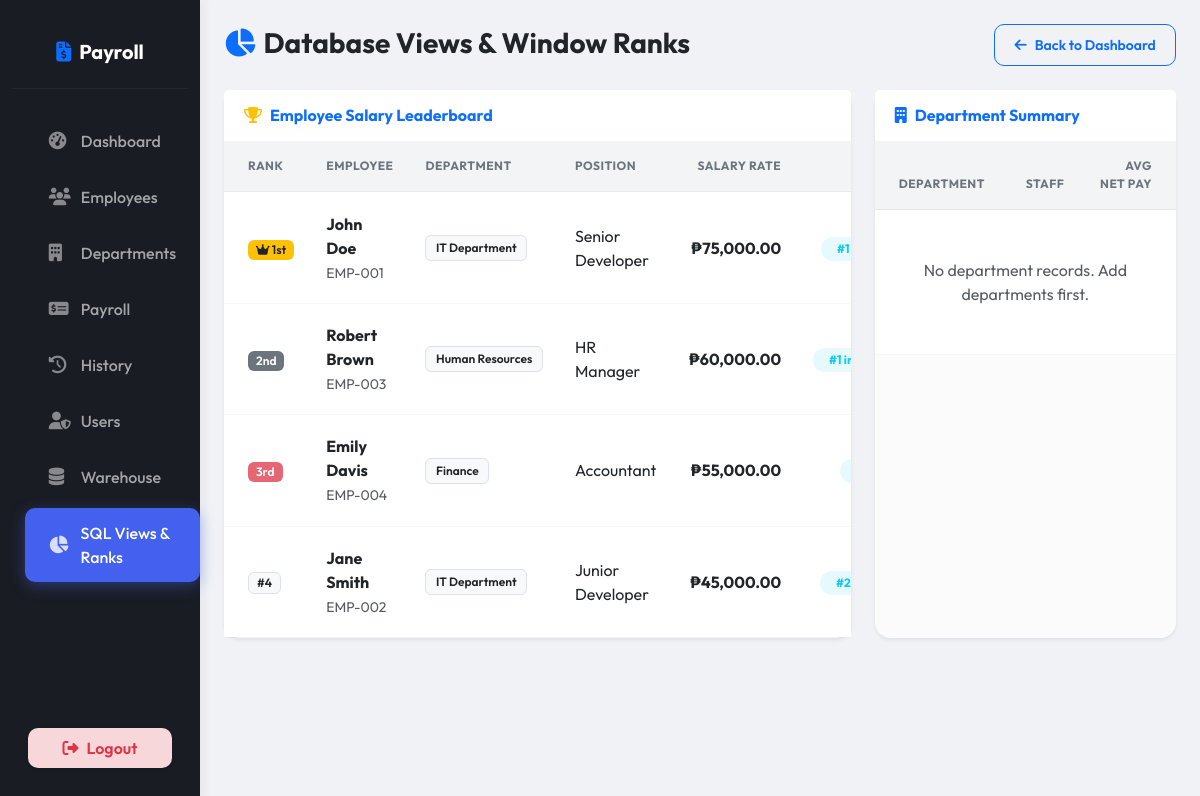
The app's page /pages/analytics.php (signed in) with its own data.
### tables this page shows
CREATE TABLE IF NOT EXISTS `employees` (
  `id` INT AUTO_INCREMENT PRIMARY KEY,
  `employee_id` VARCHAR(20) NOT NULL UNIQUE,
  `first_name` VARCHAR(50) NOT NULL,
  `last_name` VARCHAR(50) NOT NULL,
  `department_id` INT,
  `position` VARCHAR(100),
  `salary_rate` DECIMAL(10,2) NOT NULL,
  `employment_status` ENUM('Active', 'Inactive', 'Resigned') DEFAULT 'Active',
  `date_hired` DATE,
  `created_at` TIMESTAMP DEFAULT CURRENT_TIMESTAMP,
  FOREIGN KEY (`department_id`) REFERENCES `departments`(`id`) ON DELETE SET NULL
);

### pages/analytics.php (the view, shortened to what this page needs)
<?php
require_once '../config/db.php';
$salary_ranks = [];
try {
    $salary_ranks = $pdo->query("SELECT * FROM vw_employee_salary_rank ORDER BY salary_rank ASC")->fetchAll();
} catch (PDOException $e) {
    $error_msg = "Error reading view: " . $e->getMessage();
}
$dept_summaries = [];
try {
    $dept_summaries = $pdo->query("SELECT * FROM vw_department_payroll_summary ORDER BY total_payroll_cost DESC")->fetchAll();
} catch (PDOException $e) {
    $error_msg = "Error reading view: " . $e->getMessage();
}
?>
<?php include '../includes/header.php'; ?>
<div class="container-fluid">
  <div class="row">
    <?php include '../includes/sidebar.php'; ?>
    <main class="col-md-10 py-4 px-4">
      <div class="d-flex justify-content-between align-items-center mb-4">
        <div>
          <h3 class="fw-bold mb-1"><i class="fas fa-chart-pie me-2 text-primary"></i>Database Views & Window Ranks</h3>
        </div>
        <a href="<?= BASE_URL ?>index.php" class="btn btn-outline-primary btn-sm">
          <i class="fas fa-arrow-left me-2"></i>Back to Dashboard
        </a>
      </div>
      <div class="row g-4">
        <div class="col-lg-8">
          <div class="card shadow-sm border-0 h-100">
            <div class="card-header bg-white py-3 d-flex justify-content-between align-items-center border-0">
              <h6 class="mb-0 fw-bold text-primary"><i class="fas fa-trophy text-warning me-2"></i>Employee Salary Leaderboard</h6>
            </div>
            <div class="card-body p-0">
              <div class="table-responsive">
                <table class="table table-hover align-middle mb-0">
                  <thead class="bg-light">
                    <tr>
                      <th class="ps-4" width="70">Rank</th>
                      <th>Employee</th>
                      <th>Department</th>
                      <th>Position</th>
                      <th class="text-end">Salary Rate</th>
                      <th class="text-center pe-4">Dept. Rank</th>
                    </tr>
                  </thead>
                  <tbody>
                    <?php if (!empty($salary_ranks)): foreach ($salary_ranks as $row): ?>
                      <tr>
                        <td class="ps-4">
                          <?php if ($row['salary_rank'] == 1): ?>
                            <span class="badge bg-warning text-dark px-2 py-1"><i class="fas fa-crown"></i> 1st</span>
                          <?php elseif ($row['salary_rank'] == 2): ?>
                            <span class="badge bg-secondary text-white px-2 py-1">2nd</span>
                          <?php elseif ($row['salary_rank'] == 3): ?>
                            <span class="badge bg-danger bg-opacity-75 text-white px-2 py-1">3rd</span>
                          <?php else: ?>
                            <span class="badge bg-light text-dark border px-2 py-1">#<?= $row['salary_rank'] ?></span>
                          <?php endif; ?>
                        </td>
                        <td>
                          <div class="fw-bold"><?= htmlspecialchars($row['full_name']) ?></div>
                          <small class="text-muted"><?= htmlspecialchars($row['employee_id']) ?></small>
                        </td>
                        <td><span class="badge bg-light text-dark border"><?= htmlspecialchars($row['department']) ?></span></td>
                        <td><?= htmlspecialchars($row['position'] ?? 'N/A') ?></td>
                        <td class="text-end fw-bold text-dark">₱<?= number_format($row['salary_rate'], 2) ?></td>
                        <td class="text-center pe-4">
                          <span class="badge bg-info bg-opacity-10 text-info fw-bold rounded-pill px-3">
                            #<?= $row['dept_rank'] ?> in <?= htmlspecialchars($row['department']) ?>
                          </span>
                        </td>
                      </tr>
                    <?php endforeach; else: ?>
                      <tr><td colspan="6" class="text-center py-5 text-muted">No ranking data. Set up employees first.</td></tr>
                    <?php endif; ?>
                  </tbody>
                </table>
              </div>
            </div>
          </div>
        </div>
        <div class="col-lg-4">
          <div class="card shadow-sm border-0 h-100">
            <div class="card-header bg-white py-3 d-flex justify-content-between align-items-center border-0">
              <h6 class="mb-0 fw-bold text-primary"><i class="fas fa-building me-2"></i>Department Summary</h6>
            </div>
            <div class="card-body p-0">
              <div class="table-responsive">
                <table class="table table-hover align-middle mb-0">
                  <thead class="bg-light">
                    <tr>
                      <th class="ps-4">Department</th>
                      <th class="text-center">Staff</th>
                      <th class="text-end pe-4">Avg Net Pay</th>
                    </tr>
                  </thead>
                  <tbody>
                    <?php if (!empty($dept_summaries)): foreach ($dept_summaries as $row): ?>
                      <tr>
                        <td class="ps-4">
                          <div class="fw-bold"><?= htmlspecialchars($row['department_name']) ?></div>
                          <small class="text-muted text-uppercase smaller">Total Cost: ₱<?= number_format($row['total_payroll_cost'], 2) ?></small>
                        </td>
                        <td class="text-center">
                          <span class="badge bg-secondary rounded-pill"><?= $row['total_employees'] ?></span>
                        </td>
                        <td class="text-end fw-bold text-success pe-4">
                          ₱<?= number_format($row['average_net_pay'], 2) ?>
                        </td>
                      </tr>
                    <?php endforeach; else: ?>
                      <tr><td colspan="3" class="text-center py-5 text-muted">No department records. Add departments first.</td></tr>
                    <?php endif; ?>
                  </tbody>
                </table>
              </div>
            </div>
          </div>
        </div>
      </div>
    </main>
  </div>
</div>
<?php include '../includes/footer.php'; ?>

### assets/css/style.css (style rules this page uses)
:root { --primary: #4361ee; --primary-light: #4895ef; --primary-dark: #3f37c9; --secondary: #7209b7; --success: #4cc9f0; --info: #4895ef; --warning: #f72585; --danger: #ef233c; --light: #f8f9fa; --dark: #212529; --sidebar-bg: #1a1c23; --sidebar-active: rgba(67, 97, 238, 0.15); --glass: rgba(255, 255, 255, 0.7); --shadow: 0 8px 30px rgba(0,0,0,0.05); }
body { font-family: 'Outfit', 'Inter', sans-serif; background-color: #f0f2f5; color: var(--dark); overflow-x: hidden; min-height: 100vh; display: flex; flex-direction: column; }
.card { border: none; border-radius: 16px; background: var(--glass); backdrop-filter: blur(10px); -webkit-backdrop-filter: blur(10px); box-shadow: var(--shadow); transition: transform 0.3s ease, box-shadow 0.3s ease; }
.card-header { background: transparent; border-bottom: 1px solid rgba(0,0,0,0.05); padding: 1.25rem; font-weight: 600; font-size: 1.1rem; }
.table { margin-bottom: 0; }
.table thead th { background: rgba(0,0,0,0.02); border-bottom: 1px solid rgba(0,0,0,0.05); text-transform: uppercase; font-size: 0.75rem; font-weight: 700; letter-spacing: 0.5px; color: #6c757d; padding: 1rem; }
.table tbody td { padding: 1.2rem 1rem; border-bottom: 1px solid rgba(0,0,0,0.03); }
.btn { border-radius: 10px; padding: 0.6rem 1.2rem; font-weight: 600; transition: all 0.3s cubic-bezier(0.4, 0, 0.2, 1); position: relative; overflow: hidden; }
.btn::after { content: ''; position: absolute; top: 50%; left: 50%; width: 5px; height: 5px; background: rgba(255, 255, 255, 0.3); opacity: 0; border-radius: 100%; transform: scale(1, 1) translate(-50%); transform-origin: 50% 50%; }
.badge { padding: 0.5em 0.8em; font-weight: 600; border-radius: 6px; }
main > * { animation: fadeIn 0.6s cubic-bezier(0.16, 1, 0.3, 1) forwards; }

### records on screen
employees: shows "1st", full_name "John Doe", employee "EMP-001", department "IT Department", position "Senior Developer", salary_rate "75,000.00", dept_rank "1"
employees: shows "2nd", full_name "Robert Brown", employee "EMP-003", department "Human Resources", position "HR Manager", salary_rate "60,000.00", dept_rank "1"
employees: shows "3rd", full_name "Emily Davis", employee "EMP-004", department "Finance", position "Accountant", salary_rate "55,000.00"
employees: salary_rank "4", full_name "Jane Smith", employee "EMP-002", department "IT Department", position "Junior Developer", salary_rate "45,000.00", dept_rank "2…"
